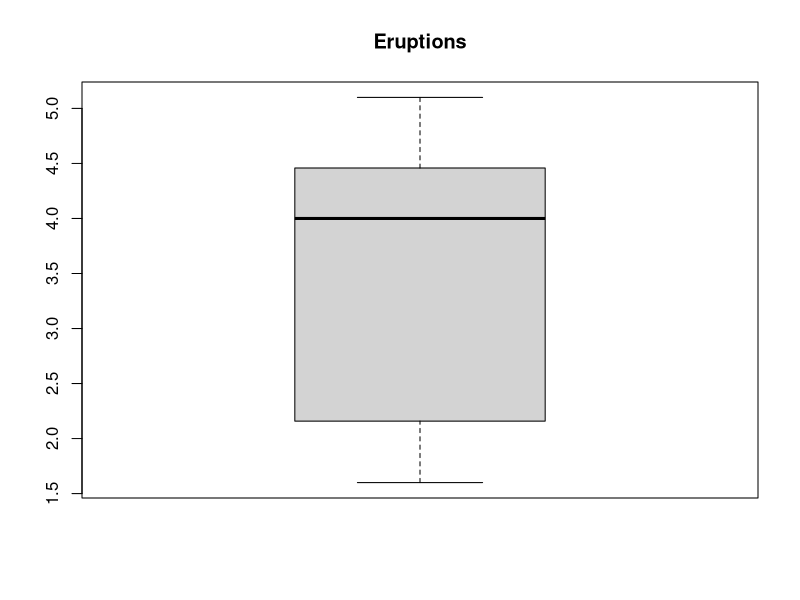
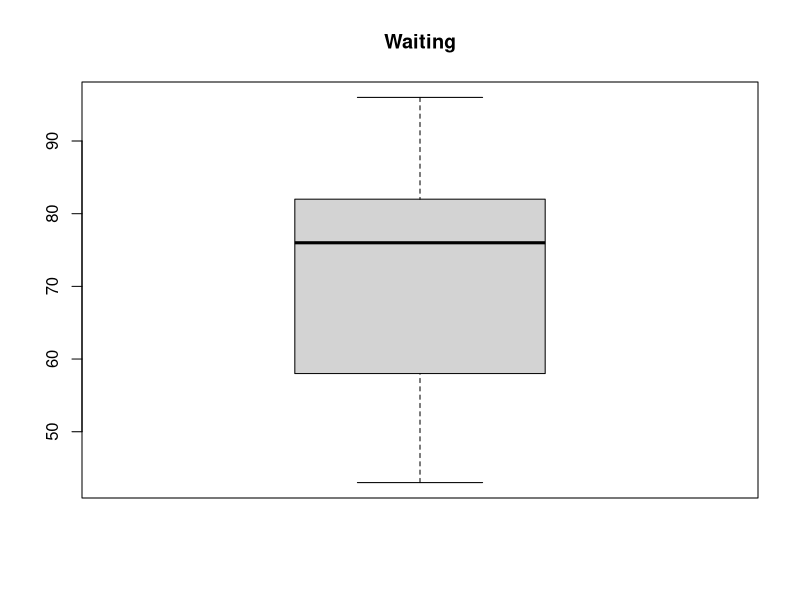
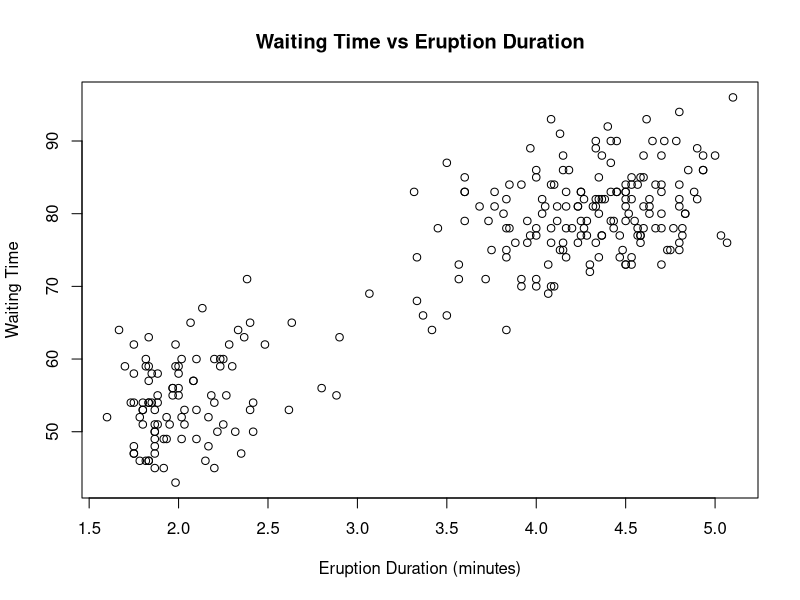
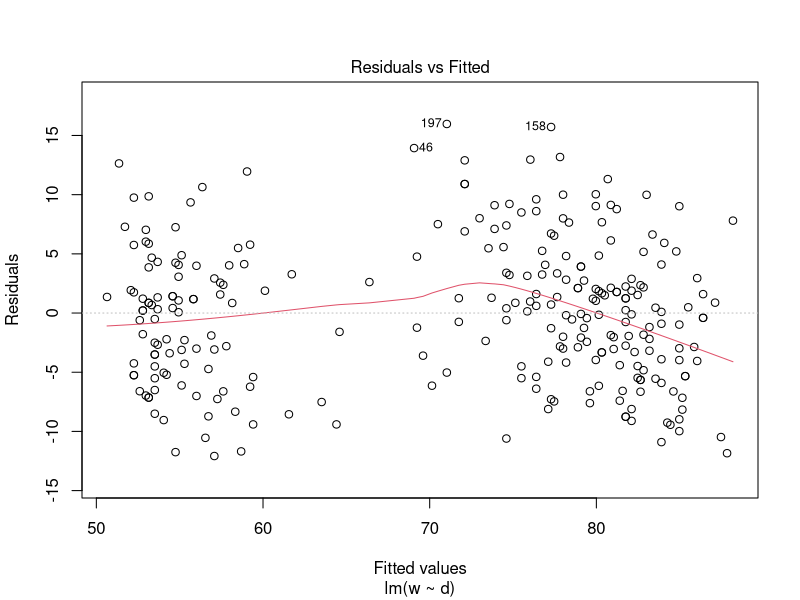
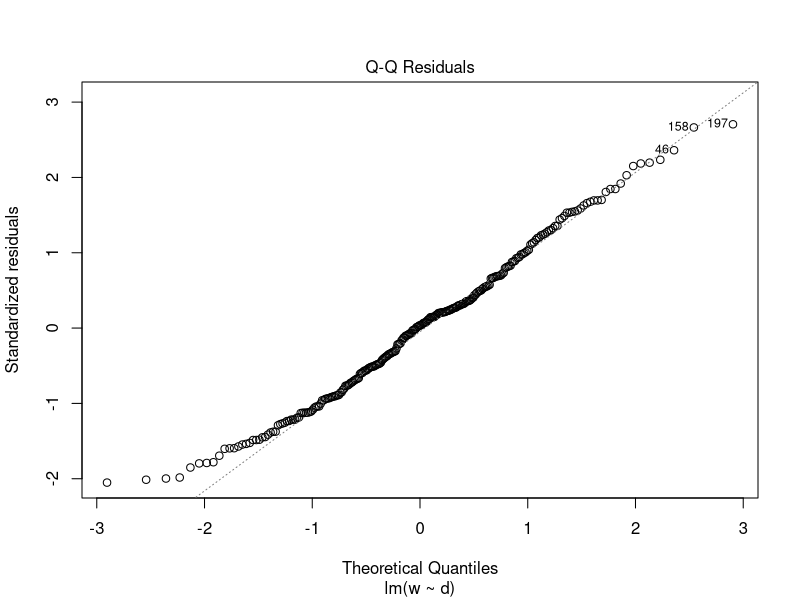
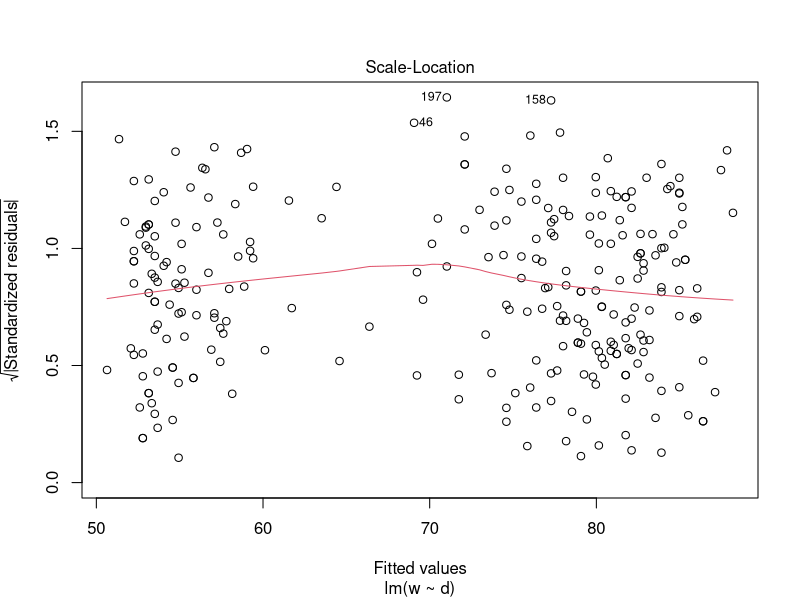
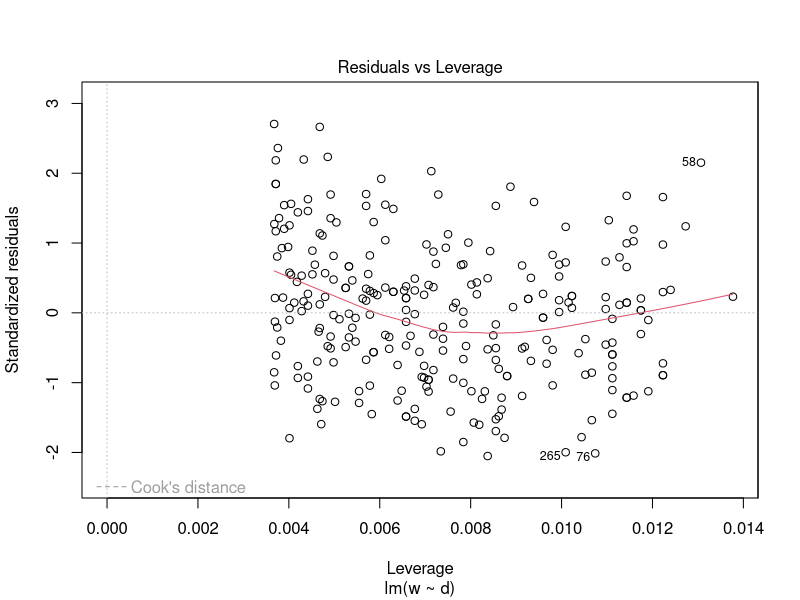

Recreate these plots in R, in order.
# clear the console area
cat("\014")
# clear the environment var area
rm(list = ls())
# clear all plots
graphics.off()
# -----------------------------------------------------------------------------

# 加载faithful数据集
data(faithful) 

# use boxplot to see if exists error data
# par(mfrow = c(1,2))
boxplot(faithful$eruptions, main="Eruptions")
boxplot(faithful$waiting, main="Waiting")

# -----------------------------------------------------------------------------
# 创建等待时间向量 w 和喷发持续时间向量 d
w <- faithful$waiting
d <- faithful$eruptions
# -----------------------------------------------------------------------------
# 绘制散点图
plot(d, w, main="Waiting Time vs Eruption Duration", 
     xlab="Eruption Duration (minutes)", 
     ylab="Waiting Time", pch=1)
# -----------------------------------------------------------------------------
# 使用cor函数评估线性关系的强度
correlation <- cor(d, w)
cat("Correlation between Waiting Time and Eruption Duration:",
    correlation, "\n")
# -----------------------------------------------------------------------------

# Check normality of waiting times
shapiro.test(w)
# Check normality of eruption durations
shapiro.test(d)
# W and D do not conform to the assumption of normal distribution.
# -----------------------------------------------------------------------------
# 使用Spearman等级相关系数
spearman_cor <- cor(d, w, method="spearman")
cat("Spearman's Rank Correlation Coefficient:", spearman_cor, "\n")
# -----------------------------------------------------------------------------
# 使用Kendall's tau相关系数
kendall_cor <- cor(d, w, method="kendall")
cat("Kendall's Tau Correlation Coefficient:", kendall_cor, "\n")
# -----------------------------------------------------------------------------
# Fit linear regression model
model <- lm(w ~ d)
# -----------------------------------------------------------------------------
# Extract coefficients
intercept <- coef(model)[1]
slope <- coef(model)[2]

cat("Intercept (beta_0):", intercept, "\n")
cat("Slope (beta_1):", slope, "\n")

# -----------------------------------------------------------------------------
# Extract coefficients as a vector
coefficients_vector <- coef(model)
cat("Coefficients Vector:", coefficients_vector, "\n")

# -----------------------------------------------------------------------------
# Extract residuals from the model
residuals_vector <- residuals(model)
# Compute sum of squares of the residuals
lsq_Q <- sum(residuals_vector^2)
cat("Sum of Squares of Residuals (lsq.Q):", lsq_Q, "\n")

# -----------------------------------------------------------------------------
summ = summary(model)

# -----------------------------------------------------------------------------
# Get summary of the linear regression model

# Extract coefficient estimates
coefficients_estimates <- coef(summ)

# Extract residual standard error
residual_standard_error <- summ$sigma

# Extract coefficient of determination (R^2)
r_squared <- summ$r.squared

# Print the results
cat("Coefficient Estimates:\n", coefficients_estimates, "\n")
cat("Residual Standard Error:", residual_standard_error, "\n")
cat("Coefficient of Determination (R^2):", r_squared, "\n")

# -----------------------------------------------------------------------------
plot(model)
# -----------------------------------------------------------------------------
# Residuals vs Fitted
# 
# -----------------------------------------------------------------------------
# Q-Q Residuals
# 
# -----------------------------------------------------------------------------
# Scale-location
# Observe that the square root of the normalized residuals in the 
# Scale-Location graph keeps a horizontal distribution as the fitting value 
# increases. If a horizontal distribution is presented in the graph, it 
# indicates that the same variance may be satisfied.
# -----------------------------------------------------------------------------
# 
# -----------------------------------------------------------------------------
# 
# -----------------------------------------------------------------------------
# 